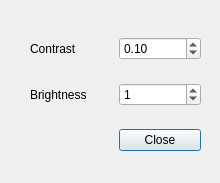
<?xml version="1.0" encoding="UTF-8"?>
<ui version="4.0">
 <class>BrightnessDialog</class>
 <widget class="QDialog" name="BrightnessDialog">
  <property name="geometry">
   <rect>
    <x>0</x>
    <y>0</y>
    <width>220</width>
    <height>183</height>
   </rect>
  </property>
  <property name="windowTitle">
   <string>Dialog</string>
  </property>
  <widget class="QWidget" name="layoutWidget">
   <property name="geometry">
    <rect>
     <x>30</x>
     <y>20</y>
     <width>171</width>
     <height>151</height>
    </rect>
   </property>
   <layout class="QGridLayout" name="gridLayout">
    <item row="0" column="0">
     <widget class="QLabel" name="label">
      <property name="text">
       <string>Contrast</string>
      </property>
     </widget>
    </item>
    <item row="0" column="1">
     <widget class="QDoubleSpinBox" name="alphaDoubleSpinBox">
      <property name="singleStep">
       <double>0.100000000000000</double>
      </property>
      <property name="value">
       <double>0.100000000000000</double>
      </property>
     </widget>
    </item>
    <item row="1" column="0">
     <widget class="QLabel" name="label_2">
      <property name="text">
       <string>Brightness</string>
      </property>
     </widget>
    </item>
    <item row="1" column="1">
     <widget class="QSpinBox" name="betaSpinBox">
      <property name="maximum">
       <number>255</number>
      </property>
      <property name="value">
       <number>1</number>
      </property>
     </widget>
    </item>
    <item row="2" column="1">
     <widget class="QPushButton" name="pushButton">
      <property name="text">
       <string>Close</string>
      </property>
     </widget>
    </item>
   </layout>
  </widget>
 </widget>
 <resources/>
 <connections/>
</ui>
